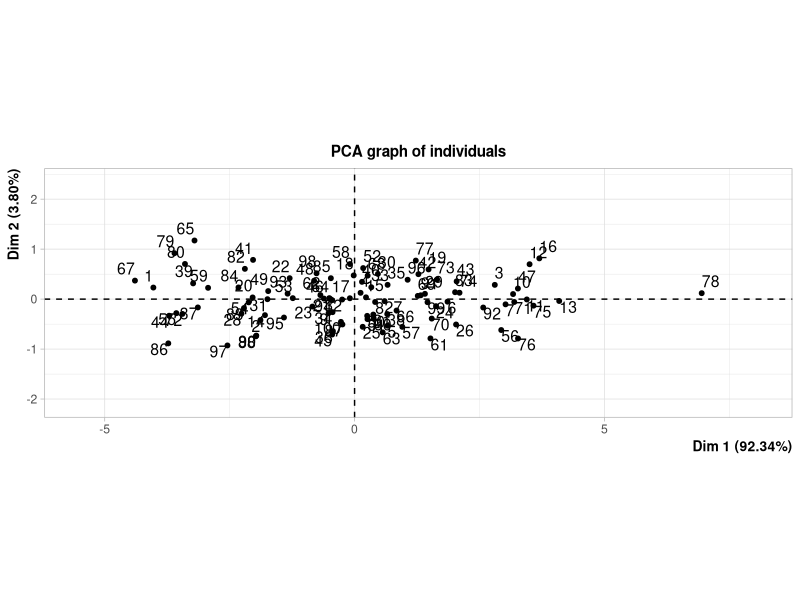
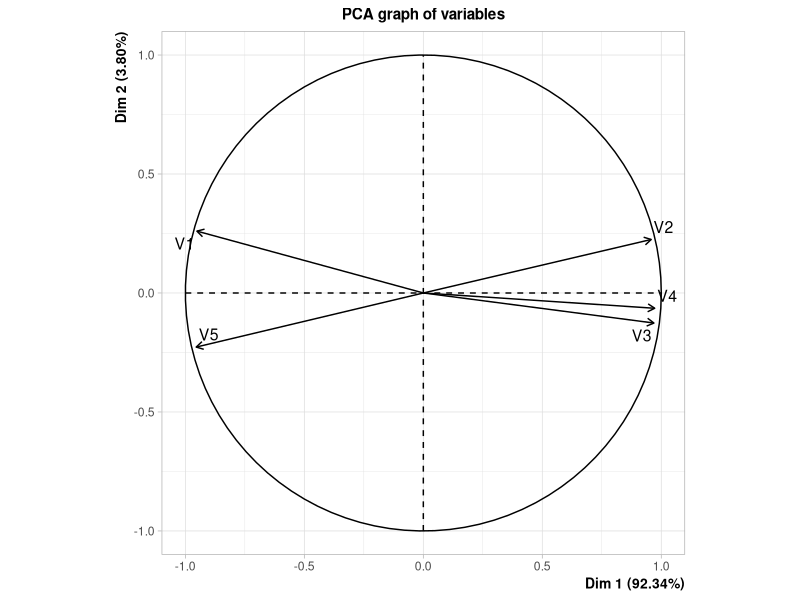
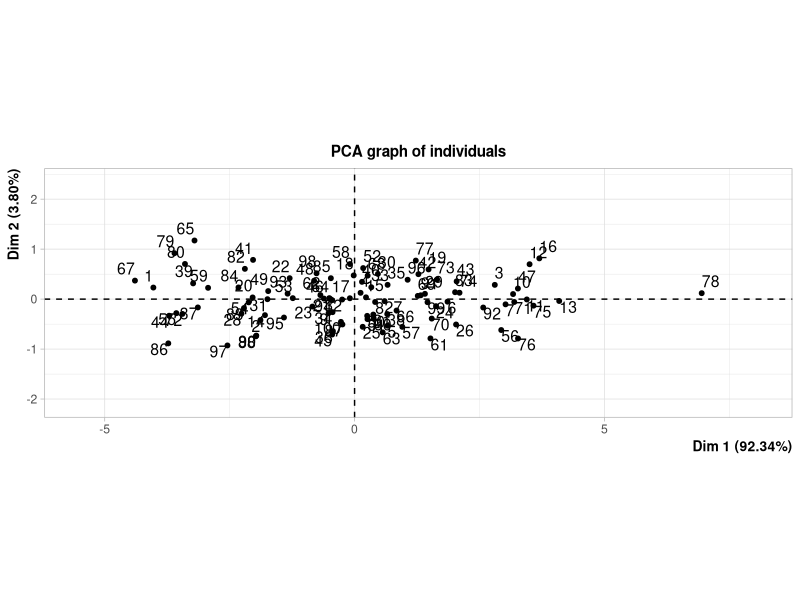
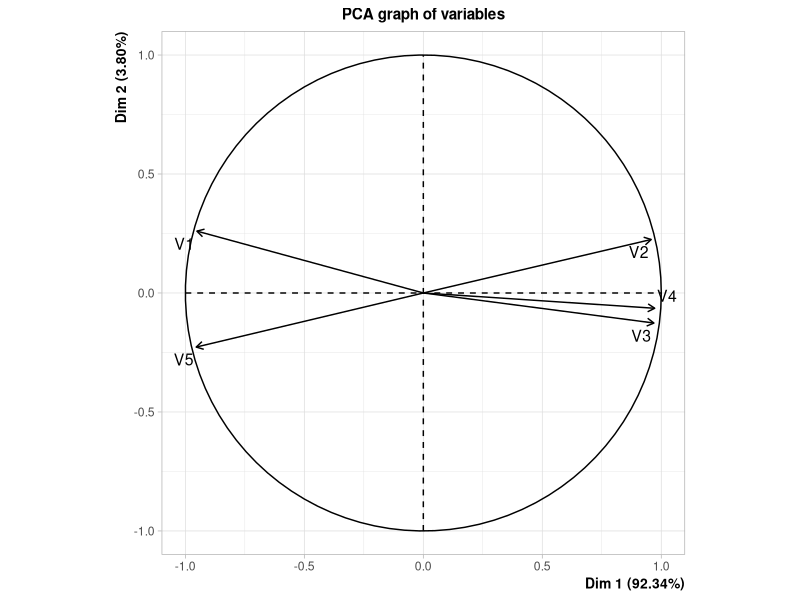
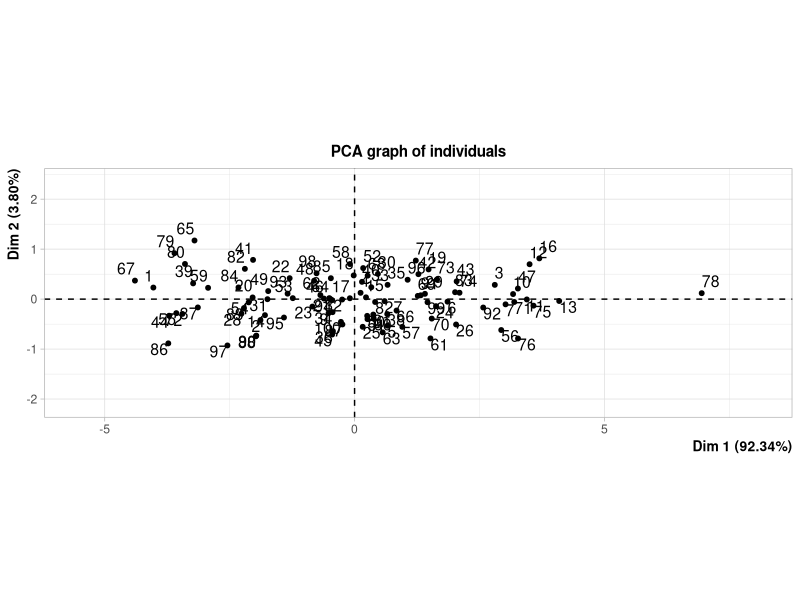
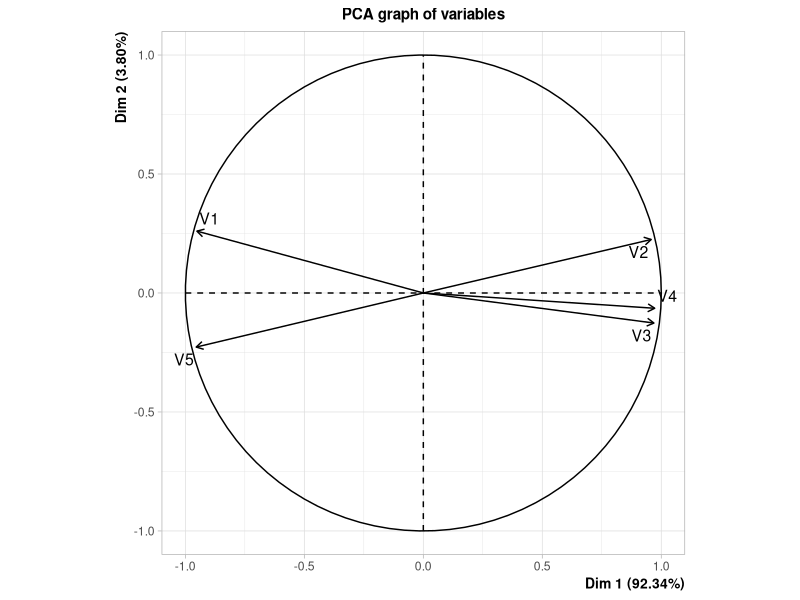
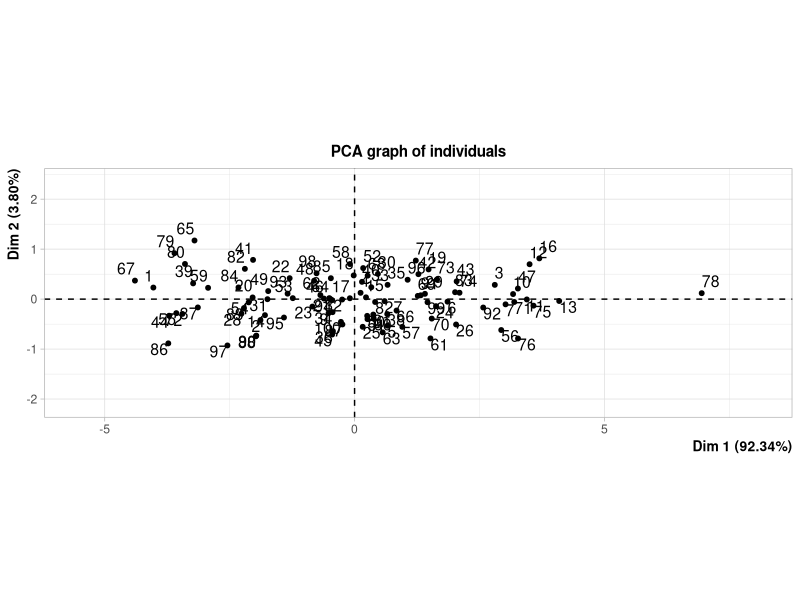
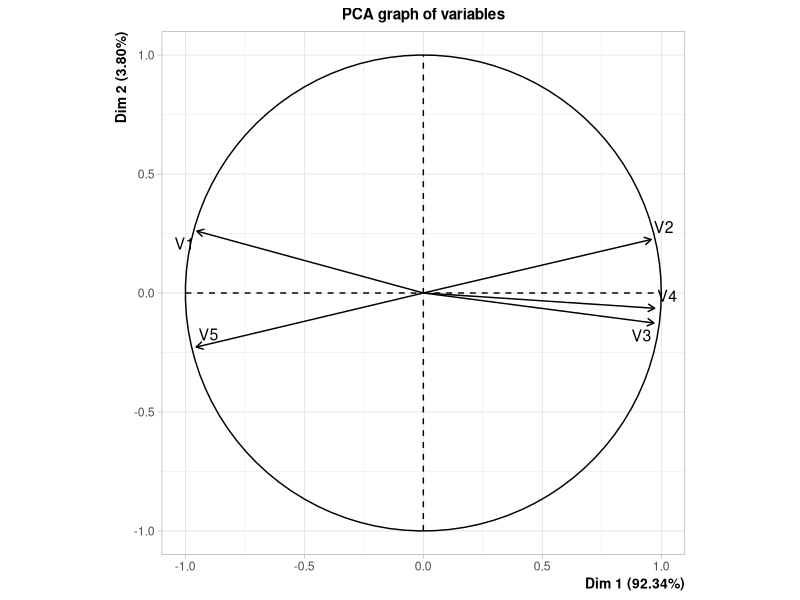

Write the R code that produced these figures, in order. (Note: this script raises an error after producing the figures.)
library(MASS)
library(VGAM)
library(FactoMineR)

#####
## setup
#####
numObs = 100
numVar = 1000

## create data k = 2 
u = mvrnorm(numObs, mu = rep(0, 2), Sigma = matrix(c(1, 0, 0, 1), nrow = 2) )
tmp = qr(u)
orthU = qr.Q(tmp, complete=FALSE)

v = mvrnorm(numVar, mu = rep(0, 2), Sigma = matrix(c(1, 0, 0, 1), nrow = 2) )
tmp = qr(v)
orthV = qr.Q(tmp, complete=FALSE)

xD = diag(c(4, 2), 2)

#xSig = orthX %*% xD %*% t(orthX)
y = orthU %*% xD %*% t(orthV)
y = y + mvrnorm(numObs, mu = rep(0, numVar), Sigma = diag(mean(diag(cov(y)))/2, numVar))
#test = svd(y)
#y = mvrnorm(numObs, mu = rep(0, 1000), Sigma = xSig) + 
#    mvrnorm(numObs, mu = rep(0, 1000), Sigma = diag(mean(diag(xSig)), numVar))

rSqs = rep(NA, numVar)
for(a in 1:numVar){
    rSqs[a] = summary(lm(y[,a] ~ orthU))$adj.r.squared
}
summary(rSqs)

#fullFac = PCA(y, graph = F)
#fullFac2 = dimdesc(fullFac, axes = 1:2, proba = 1)
#hist(abs(fullFac2$Dim.1$quanti[,1]))
#hist(abs(fullFac2$Dim.2$quanti[,1]))

#foobar = cbind(abs(fullFac2$Dim.1$quanti[order(rownames(fullFac2$Dim.1$quanti)), 1]),
#           abs(fullFac2$Dim.2$quanti[order(rownames(fullFac2$Dim.2$quanti)), 1]))
#foobar = foobar[order(rowMeans(foobar), decreasing = T), ]
#View(foobar)

#orderY = as.numeric(sub("V", "", row.names(foobar)))
#orderY = as.numeric(sub("V", "", row.names(fullFac2$Dim.1$quanti)))
#newY = y[, orderY]
newY = y[, order(rSqs, decreasing = T)]

#####
## newest sims
#####
k = 2
p = c(5, 25, 50, 101, 500, 1000)
epsilon = seq(0.1, 1, 0.1)
numSim = 1
totOut = length(p) * length(epsilon) * numSim
outList = vector("list", length(p))


for(c in 1:length(p)){
    time = proc.time()
    outList[[c]] = vector("list", length(epsilon))
    
    DF = scale(newY[, 1:p[c]])
    #DF = scale(newY[, sample(1:1000, p[c])])
    d = min(p[c], numObs)
    xsvd = svd(DF)
    resid = DF - xsvd$u[, 1:k] %*% diag(xsvd$d[1:k], k) %*% t(xsvd$v[, 1:k])
    
    gsV = sqrt(p[c] * numObs) / (xsvd$d[1] - xsvd$d[2])
    gsL = sqrt(p[c] * k)
    
    for(b in 1:length(epsilon)){
        outList[[c]][[b]] = matrix(NA, nrow = p[c] * numSim, ncol = 4)
        colnames(outList[[c]][[b]]) = c("real1", "real2", "noise1", "noise2")
    
        for(n in 1:numSim){
            newU = matrix(NA, nrow = numObs, ncol = k)
            newD = rep(NA, k)
            for(a in 1:k){
                newU[, a] = xsvd$u[, a, drop = F] + rlaplace(numObs, 0, gsV / epsilon[b])
                newD[a] = xsvd$d[a] + rlaplace(1, 0, gsL / epsilon[b])
            }
            
            c1 = solve(t(newU) %*% newU)
            c2 =  eigen(c1)$vectors %*% diag(sqrt(eigen(c1)$values), k) %*% t(eigen(c1)$vectors)
            newU = newU %*% c2
            
            DFE = scale(newU %*% diag(newD, k) %*% t(xsvd$v[, 1:2])) + resid[sample(1:numObs, numObs),]
            DFE = scale(newU %*% diag(newD, k) %*% t(xsvd$v[, 1:2]))
            
            boo = PCA(DF, graph = T)
            foo = PCA(DFE, graph = F)
            
            outList[[c]][[b]][(1 + (n - 1) * p[c]):((n) * p[c]), 1:4] = cbind(
                dimdesc(boo, axes = 1:2, proba = 1)$Dim.1$quanti[, 1, drop = F][
                    order(rownames(dimdesc(boo, axes = 1:2, proba = 1)$Dim.1$quanti[, 1, drop = F])),],
                dimdesc(boo, axes = 1:2, proba = 1)$Dim.2$quanti[, 1, drop = F][
                    order(rownames(dimdesc(boo, axes = 1:2, proba = 1)$Dim.2$quanti[, 1, drop = F])),],
                dimdesc(foo, axes = 1:2, proba = 1)$Dim.1$quanti[, 1, drop = F][
                    order(rownames(dimdesc(foo, axes = 1:2, proba = 1)$Dim.1$quanti[, 1, drop = F])),],
                dimdesc(foo, axes = 1:2, proba = 1)$Dim.2$quanti[, 1, drop = F][
                    order(rownames(dimdesc(foo, axes = 1:2, proba = 1)$Dim.2$quanti[, 1, drop = F])),])
        }
        cat(b)    
    }
    print(proc.time() - time)
    cat(c, "\n")
    
}

resultsMu1 = matrix(NA, ncol = 6, nrow = 10)
resultsMu2 = matrix(NA, ncol = 6, nrow = 10)
for(c in 1:10){
    for(b in 1:6){
        hold = outList[[b]][[c]]
        resultsMu1[c, b] = mean(abs(hold[, 1] - hold[, 3]))
        resultsMu2[c, b] = mean(abs(hold[, 2] - hold[, 4]))
    }
}

summary(abs(outList[[1]][[10]][, 1] - outList[[1]][[10]][, 3]))
hist(outList[[1]][[10]][, 1])
hist(outList[[1]][[10]][, 3])

#DFE = scale(newU %*% diag(newD, k) %*% t(xsvd$v[, 1:2]))
#summary(simOut)
#summary(simOut[,1] - simOut[,3])
#summary(simOut[,2] - simOut[,4])
#hist(simOut[,1] - simOut[,3])
#hist(simOut[,2] - simOut[,4])


#####
## interpret results
#####

## one set
dim(test)
resultsMu1 = matrix(NA, ncol = 6, nrow = 10)
resultsMu2 = matrix(NA, ncol = 6, nrow = 10)
resultsSd1 = matrix(NA, ncol = 6, nrow = 10)
resultsSd2 = matrix(NA, ncol = 6, nrow = 10)
for(c in 1:10){
    for(b in 1:6){
        resultsMu1[c, b] = 0
        resultsMu2[c, b] = 0
        resultsSd1[c, b] = 0
        resultsSd2[c, b] = 0
        for(a in 1:100){
                hold = test[c, (a + (b - 1) * 100)][[1]]
                resultsMu1[c, b] = (mean(abs(hold[, 1] - hold[, 3])) + resultsMu1[c, b] * (a - 1)) / a
                
                resultsMu2[c, b] = (mean(abs(hold[, 2] - hold[, 4])) + resultsMu2[c, b] * (a - 1)) / a
                
                resultsSd1[c, b] = (sd(abs(hold[, 1] - hold[, 3])) + resultsSd1[c, b] * (a - 1)) / a
                
                resultsSd2[c, b] = (sd(abs(hold[, 2] - hold[, 4])) + resultsSd2[c, b] * (a - 1)) / a
        }
    }
}

par(mfrow = c(1, 2))
plot(resultsMu1[,1], ylim = range(resultsMu1), type = "b", col = 1)
for(a in 2:6){
    lines(resultsMu1[, a], type = "b", col = a)
}

plot(resultsMu2[,1], ylim = range(resultsMu2), type = "b", col = 1)
for(a in 2:6){
    lines(resultsMu2[, a], type = "b", col = a)
}

plot(resultsSd1[,1], ylim = range(resultsSd1), type = "b", col = 1)
for(a in 2:6){
    lines(resultsSd1[, a], type = "b", col = a)
}

plot(resultsSd2[,1], ylim = range(resultsSd2), type = "b", col = 1)
for(a in 2:6){
    lines(resultsSd2[, a], type = "b", col = a)
}


## no bootstrap
dim(test2)
results2Mu1 = matrix(NA, ncol = 6, nrow = 10)
results2Mu2 = matrix(NA, ncol = 6, nrow = 10)
results2Sd1 = matrix(NA, ncol = 6, nrow = 10)
results2Sd2 = matrix(NA, ncol = 6, nrow = 10)
for(c in 1:10){
    for(b in 1:6){
        results2Mu1[c, b] = 0
        results2Mu2[c, b] = 0
        results2Sd1[c, b] = 0
        results2Sd2[c, b] = 0
        for(a in 1:100){
            hold = test2[c, (a + (b - 1) * 100)][[1]]
            results2Mu1[c, b] = (mean(abs(hold[, 1] - hold[, 3])) + results2Mu1[c, b] * (a - 1)) / a
            
            results2Mu2[c, b] = (mean(abs(hold[, 2] - hold[, 4])) + results2Mu2[c, b] * (a - 1)) / a
            
            results2Sd1[c, b] = (sd(abs(hold[, 1] - hold[, 3])) + results2Sd1[c, b] * (a - 1)) / a
            
            results2Sd2[c, b] = (sd(abs(hold[, 2] - hold[, 4])) + results2Sd2[c, b] * (a - 1)) / a
        }
    }
}

par(mfrow = c(1, 2))
plot(results2Mu1[,1], ylim = range(results2Mu1), type = "b", col = 1)
for(a in 2:6){
    lines(results2Mu1[, a], type = "b", col = a)
}

plot(results2Mu2[,1], ylim = range(results2Mu2), type = "b", col = 1)
for(a in 2:6){
    lines(results2Mu2[, a], type = "b", col = a)
}

plot(results2Sd1[,1], ylim = range(results2Sd1), type = "b", col = 1)
for(a in 2:6){
    lines(results2Sd1[, a], type = "b", col = a)
}

plot(results2Sd2[,1], ylim = range(results2Sd2), type = "b", col = 1)
for(a in 2:6){
    lines(results2Sd2[, a], type = "b", col = a)
}


## multiple imputes
dim(test3)
results3Mu1 = matrix(NA, ncol = 6, nrow = 10)
results3Mu2 = matrix(NA, ncol = 6, nrow = 10)
results3Sd1 = matrix(NA, ncol = 6, nrow = 10)
results3Sd2 = matrix(NA, ncol = 6, nrow = 10)
for(c in 1:10){
    for(b in 1:6){
        results3Mu1[c, b] = 0
        results3Mu2[c, b] = 0
        results3Sd1[c, b] = 0
        results3Sd2[c, b] = 0
        for(a in 1:100){
            hold = test3[c, (a + (b - 1) * 100)][[1]]
            
            tempMu1 = tempMu2 = tempSd1 = tempSd2 = 0
            for(m in 1:5){
                tempMu1 = (mean(abs(hold[, 1] - hold[, (1 + 2 * m)])) + tempMu1 * (m - 1)) / m
                tempMu2 = (mean(abs(hold[, 2] - hold[, (2 + 2 * m)])) + tempMu2 * (m - 1)) / m
                tempSd1 = (sd(abs(hold[, 1] - hold[, (1 + 2 * m)])) + tempSd1 * (m - 1)) / m
                tempSd2 = (sd(abs(hold[, 2] - hold[, (2 + 2 * m)])) + tempSd2 * (m - 1)) / m
            }
            
            results3Mu1[c, b] = (tempMu1 + results3Mu1[c, b] * (a - 1)) / a
            
            results3Mu2[c, b] = (tempMu2 + results3Mu2[c, b] * (a - 1)) / a
            
            results3Sd1[c, b] = (tempSd1 + results3Sd1[c, b] * (a - 1)) / a
            
            results3Sd2[c, b] = (tempSd2 + results3Sd2[c, b] * (a - 1)) / a
        }
    }
}

par(mfrow = c(2, 2))
plot(results3Mu1[,1], ylim = range(results3Mu1), type = "b")
for(a in 2:6){
    lines(results3Mu1[, a], type = "b")
}

plot(results3Mu2[,1], ylim = range(results3Mu2), type = "b")
for(a in 2:6){
    lines(results3Mu2[, a], type = "b")
}

plot(results3Sd1[,1], ylim = range(results3Sd1), type = "b")
for(a in 2:6){
    lines(results3Sd1[, a], type = "b")
}

plot(results3Sd2[,1], ylim = range(results3Sd2), type = "b")
for(a in 2:6){
    lines(results3Sd2[, a], type = "b")
}

#####
## all plot together
#####
par(mfrow = c(3, 2))

plot(resultsMu1[,1], ylim = range(c(resultsMu1, results2Mu1, results3Mu1)), type = "b", col = 1)
for(a in 4:6){
    lines(resultsMu1[, a], type = "b", col = a)
}

plot(resultsMu2[,1], ylim = range(c(resultsMu2, results2Mu2, results3Mu2)), type = "b", col = 1)
for(a in 4:6){
    lines(resultsMu2[, a], type = "b", col = a)
}

plot(results2Mu1[,1], ylim = range(c(resultsMu1, results2Mu1, results3Mu1)), type = "b", col = 1)
for(a in 4:6){
    lines(results2Mu1[, a], type = "b", col = a)
}

plot(results2Mu2[,1], ylim = range(c(resultsMu2, results2Mu2, results3Mu2)), type = "b", col = 1)
for(a in 4:6){
    lines(results2Mu2[, a], type = "b", col = a)
}

plot(results3Mu1[,1], ylim = range(c(resultsMu1, results2Mu1, results3Mu1)), type = "b")
for(a in 4:6){
    lines(results3Mu1[, a], type = "b", col = a)
}

plot(results3Mu2[,1], ylim = range(c(resultsMu2, results2Mu2, results3Mu2)), type = "b")
for(a in 4:6){
    lines(results3Mu2[, a], type = "b", col = a)
}

par(mfrow = c(3, 2))

plot(resultsSd1[,1], ylim = range(c(resultsSd1, results2Sd1, results3Sd1)), type = "b", col = 1)
for(a in 4:6){
    lines(resultsSd1[, a], type = "b", col = a)
}

plot(resultsSd2[,1], ylim = range(c(resultsSd2, results2Sd2, results3Sd2)), type = "b", col = 1)
for(a in 4:6){
    lines(resultsSd2[, a], type = "b", col = a)
}

plot(results2Sd1[,1], ylim = range(c(resultsSd1, results2Sd1, results3Sd1)), type = "b", col = 1)
for(a in 4:6){
    lines(results2Sd1[, a], type = "b", col = a)
}

plot(results2Sd2[,1], ylim = range(c(resultsSd2, results2Sd2, results3Sd2)), type = "b", col = 1)
for(a in 4:6){
    lines(results2Sd2[, a], type = "b", col = a)
}

plot(results3Sd1[,1], ylim = range(c(resultsSd1, results2Sd1, results3Sd1)), type = "b")
for(a in 4:6){
    lines(results3Sd1[, a], type = "b", col = a)
}

plot(results3Sd2[,1], ylim = range(c(resultsSd2, results2Sd2, results3Sd2)), type = "b")
for(a in 4:6){
    lines(results3Sd2[, a], type = "b", col = a)
}

#####
## 
#####

#####
## just add noise and re-orth
#####
k = 2
p = c(5, 25, 50, 101, 500, 1000)
epsilon = seq(0.1, 1, 0.1)
numSim = 100
totOut = length(p) * length(epsilon) * numSim
outList = vector("list", length(p))

for(c in 1:length(p)){
    outList[[c]] = vector("list", length(epsilon))
    
    DF = scale(y[, 1:p[c]])
    d = min(p[c], numObs)
    xsvd = svd(DF)
    
    gsV = sqrt(p[c] * numObs) / (xsvd$d[1] - xsvd$d[2])
    gsL = sqrt(p[c] * k)
    
    for(b in 1:length(epsilon)){
        outList[[c]][[b]] = matrix(NA, nrow = p[c] * numSim, ncol = 4)
        colnames(outList[[c]][[b]]) = c("real1", "real2", "noise1", "noise2")
        
        for(n in 1:numSim){
            newU = matrix(NA, nrow = numObs, ncol = k)
            newV = matrix(NA, nrow = p[c], ncol = k)
            newD = rep(NA, k)
            for(a in 1:k){
                newU[, a] = xsvd$u[, a, drop = F] + rlaplace(numObs, 0, gsV / epsilon[b])
                newV[, a] = xsvd$v[, a, drop = F] + rlaplace(p[c], 0, gsV / epsilon[b])
                newD[a] = xsvd$d[a] + rlaplace(1, 0, gsL)
            }
            
            c1 = solve(t(newV) %*% newV)
            c2 =  eigen(c1)$vectors %*% diag(sqrt(eigen(c1)$values), k) %*% t(eigen(c1)$vectors)
            newV = newV %*% c2
            
            c1 = solve(t(newU) %*% newU)
            c2 =  eigen(c1)$vectors %*% diag(sqrt(eigen(c1)$values), k) %*% t(eigen(c1)$vectors)
            newU = newU %*% c2
            
            DFE = newU %*% diag(newD, k) %*% t(newV)
            
            boo = PCA(DF, graph = F)
            foo = PCA(DFE, graph = F)
            
            outList[[c]][[b]][(1 + (n - 1) * p[c]):((n) * p[c]), 1:4] = 
                                        cbind(dimdesc(boo, axes = 1:2, proba = 1)$Dim.1$quanti[, 1, drop = F],
                                              dimdesc(boo, axes = 1:2, proba = 1)$Dim.2$quanti[, 1, drop = F],
                                              dimdesc(foo, axes = 1:2, proba = 1)$Dim.1$quanti[, 1, drop = F],
                                              dimdesc(foo, axes = 1:2, proba = 1)$Dim.2$quanti[, 1, drop = F])
        }
        
        cat(b)
    }
    
    cat(c, "\n")
}

save(outList, file = "addNoiseSim.RData")

#####
## visualize
#####
par(mfrow = c(2,2))
for(b in 1:6){
    for(a in 1:4){
        hist(outList[[b]][[1]][, a])
    }
}

#####
## add noise, re-orth,just to u
#####

DF = scale(y[, sample(1:1000, p[c], replace = F)])
d = min(p[c], numObs)
xsvd = svd(DF)

gsV = sqrt(p[c] * numObs) / (xsvd$d[1] - xsvd$d[2])
gsL = sqrt(p[c] * k)

newU = matrix(NA, nrow = numObs, ncol = k)
#newV = matrix(NA, nrow = p[c], ncol = k)
newD = rep(NA, k)
for(a in 1:k){
    newU[, a] = xsvd$u[, a, drop = F] + rlaplace(numObs, 0, gsV / epsilon[b])
    #newV[, a] = xsvd$v[, a, drop = F] + rlaplace(p[c], 0, gsV / epsilon[b])
    newD[a] = xsvd$d[a] + rlaplace(1, 0, gsL)
}

c1 = solve(t(newV) %*% newV)
c2 =  eigen(c1)$vectors %*% diag(sqrt(eigen(c1)$values), k) %*% t(eigen(c1)$vectors)
newV = newV %*% c2

c1 = solve(t(newU) %*% newU)
c2 =  eigen(c1)$vectors %*% diag(sqrt(eigen(c1)$values), k) %*% t(eigen(c1)$vectors)
newU = newU %*% c2

DFE = scale(newU %*% diag(newD, k) %*% t(xsvd$v[, 1:2]))
#DFE = scale(newU %*% diag(newD, k) %*% t(newV))
#DFE = scale(xsvd$u[, 1:2] %*% diag(newD, k) %*% t(newV))
summary(DFE)

esvd = svd(DFE)

summary(esvd$u)
summary(newU)
summary(xsvd$u)

summary(esvd$v)
summary(newV)
summary(xsvd$v)

esvd$d
newD
xsvd$d

boo = PCA(DF, graph = T)
foo = PCA(DFE, graph = T)


simOut = cbind(dimdesc(boo, axes = 1:2, proba = 1)$Dim.1$quanti[, 1, drop = F][
    order(rownames(dimdesc(boo, axes = 1:2, proba = 1)$Dim.1$quanti[, 1, drop = F])),],
    dimdesc(boo, axes = 1:2, proba = 1)$Dim.2$quanti[, 1, drop = F][
        order(rownames(dimdesc(boo, axes = 1:2, proba = 1)$Dim.2$quanti[, 1, drop = F])),],
    dimdesc(foo, axes = 1:2, proba = 1)$Dim.1$quanti[, 1, drop = F][
        order(rownames(dimdesc(foo, axes = 1:2, proba = 1)$Dim.1$quanti[, 1, drop = F])),],
    dimdesc(foo, axes = 1:2, proba = 1)$Dim.2$quanti[, 1, drop = F][
        order(rownames(dimdesc(foo, axes = 1:2, proba = 1)$Dim.2$quanti[, 1, drop = F])),])
summary(simOut[,1] - simOut[,3])
summary(simOut[,2] - simOut[,4])
hist(simOut[,1] - simOut[,3])
hist(simOut[,2] - simOut[,4])

#####
## add noise, re-orth, synth
#####

DF = scale(y[, sample(1:1000, p[c], replace = F)])
d = min(p[c], numObs)
xsvd = svd(DF)
resid = DF - xsvd$u[, 1:2] %*% diag(xsvd$d[1:2], 2) %*% t(xsvd$v[, 1:2])

gsV = sqrt(p[c] * numObs) / (xsvd$d[1] - xsvd$d[2])
gsL = sqrt(p[c] * k)

newU = matrix(NA, nrow = numObs, ncol = k)
#newV = matrix(NA, nrow = p[c], ncol = k)
newD = rep(NA, k)
for(a in 1:k){
    newU[, a] = xsvd$u[, a, drop = F] + rlaplace(numObs, 0, gsV / epsilon[b])
    #newV[, a] = xsvd$v[, a, drop = F] + rlaplace(p[c], 0, gsV / epsilon[b])
    newD[a] = xsvd$d[a] + rlaplace(1, 0, gsL)
}

#c1 = solve(t(newV) %*% newV)
#c2 =  eigen(c1)$vectors %*% diag(sqrt(eigen(c1)$values), k) %*% t(eigen(c1)$vectors)
#newV = newV %*% c2

c1 = solve(t(newU) %*% newU)
c2 =  eigen(c1)$vectors %*% diag(sqrt(eigen(c1)$values), k) %*% t(eigen(c1)$vectors)
newU = newU %*% c2

DFE = scale(newU %*% diag(newD, k) %*% t(xsvd$v[, 1:2]))
DFE = scale(newU %*% diag(newD, k) %*% t(xsvd$v[, 1:2])) + resid[sample(1:numObs, numObs),]
#DFE = scale(newU %*% diag(newD, k) %*% t(newV))
#DFE = scale(xsvd$u[, 1:2] %*% diag(newD, k) %*% t(newV))
summary(DFE)

esvd = svd(DFE)

boo = PCA(DF, graph = T)
foo = PCA(DFE, graph = T)

simOut = cbind(dimdesc(boo, axes = 1:2, proba = 1)$Dim.1$quanti[, 1, drop = F][
    order(rownames(dimdesc(boo, axes = 1:2, proba = 1)$Dim.1$quanti[, 1, drop = F])),],
    dimdesc(boo, axes = 1:2, proba = 1)$Dim.2$quanti[, 1, drop = F][
        order(rownames(dimdesc(boo, axes = 1:2, proba = 1)$Dim.2$quanti[, 1, drop = F])),],
    dimdesc(foo, axes = 1:2, proba = 1)$Dim.1$quanti[, 1, drop = F][
        order(rownames(dimdesc(foo, axes = 1:2, proba = 1)$Dim.1$quanti[, 1, drop = F])),],
    dimdesc(foo, axes = 1:2, proba = 1)$Dim.2$quanti[, 1, drop = F][
        order(rownames(dimdesc(foo, axes = 1:2, proba = 1)$Dim.2$quanti[, 1, drop = F])),])
simOut
View(simOut)
summary(simOut[,1] - simOut[,3])
summary(simOut[,2] - simOut[,4])
hist(simOut[,1] - simOut[,3])
hist(simOut[,2] - simOut[,4])
